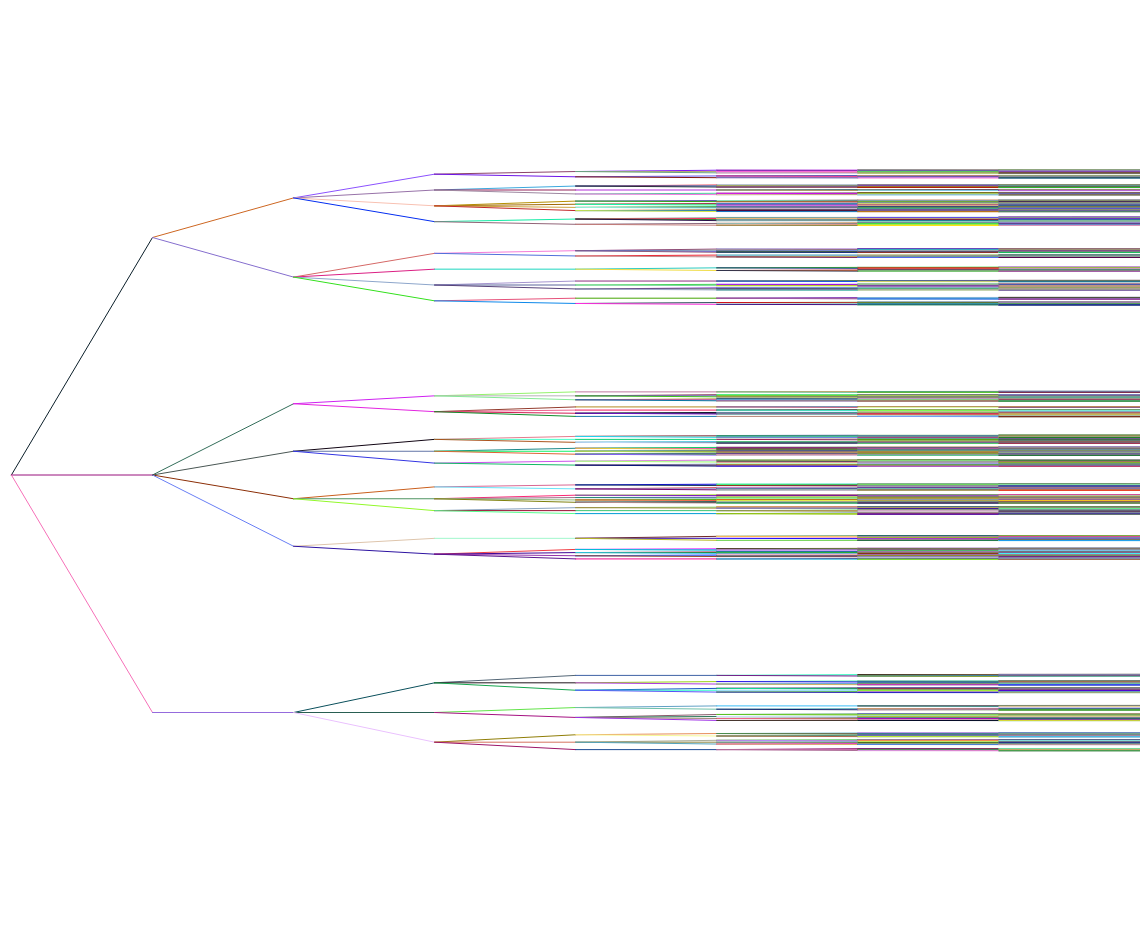
Frame 1 (no input)
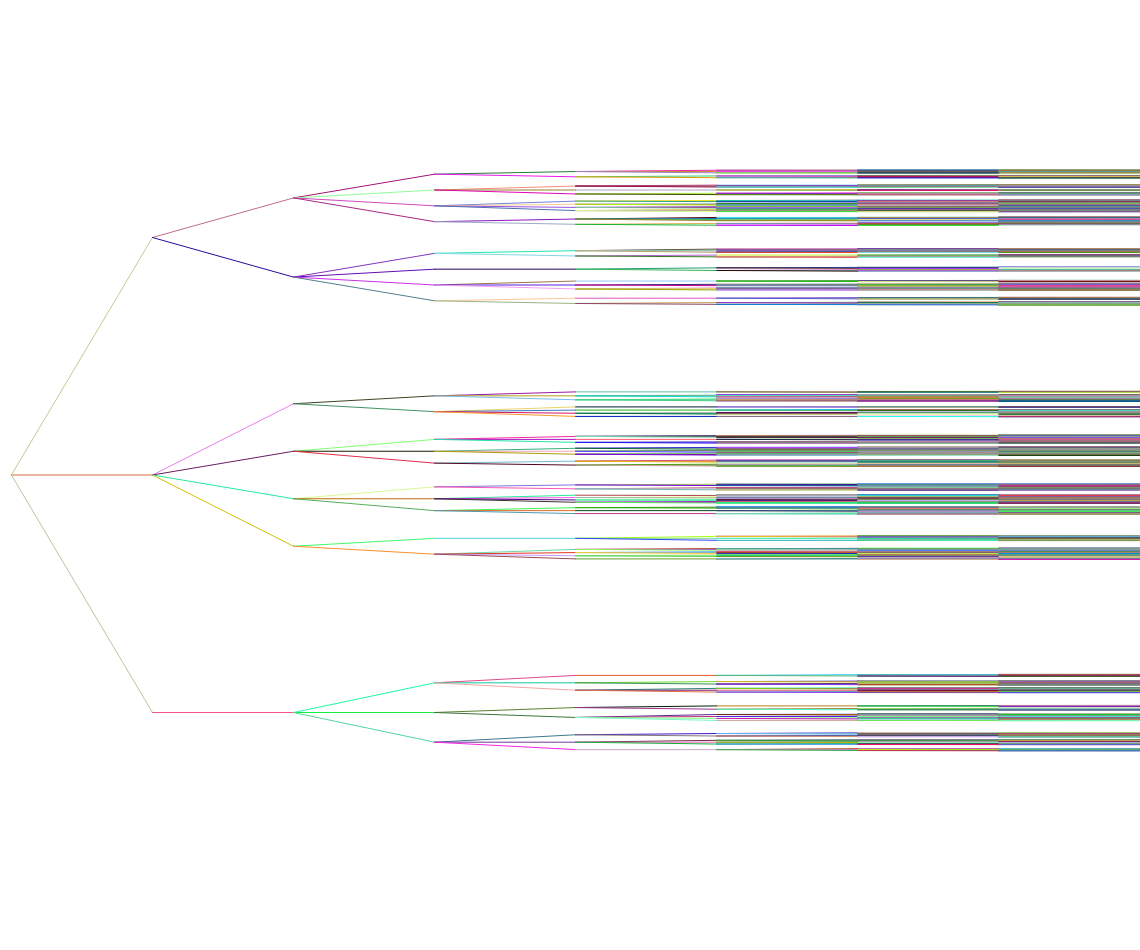
Frame 2 (the mouse pressed at the canvas centre, redrawn once)

The p5.js sketch that drew these frames (run headless with seeded random() and noise() and a simulated clock; the mouse was pressed at the canvas centre and the sketch redrawn once):

// p5.js sketch
// ── sketch.js
function randfloat(min, max) {
    return Math.random() * (max - min) + min;
}

function randint(min, max) {
    return Math.round(randfloat(min, max))
}

function randRGB() {
    return [randint(0,255), randint(0,255), randint(0,255)]
}

function k_stroke(colorArray) {
    stroke(colorArray[0], colorArray[1], colorArray[2])
}

function k_fill(colorArray) {
    fill(colorArray[0], colorArray[1], colorArray[2])
}

function k_point(vec) {
    point(vec[0], vec[1])
}

function k_line(vec1, vec2) {
    line(vec1[0], vec1[1], vec2[0], vec2[1])
}

function k_circle(centre, radius) {
    circle(centre[0], centre[1], 2 * radius)
}

function recursiveBinaryTree(n) {
    if(n <= 1) {
        return [[], [], "leaf"]
    } else {
        return [recursiveBinaryTree(n - 1), recursiveBinaryTree(n -1), "middle"]
    }
}

let normalTree = (depth, mean, variance) => {
    if(depth <= 1) {
        let childNode = {
            "children": [],
            "height": depth
        }
        return childNode
    } else {
        let children = []
        let n_children = abs(randomGaussian(mean, variance))
        //console.log(n_children)
        for(var i = 0; i < n_children; i++) {
            //console.log("A at depth " + depth + " and i = " + i)
            var newDepth = depth - 1
            var newMean = mean
            var newVariance = variance
            children.push(normalTree(newDepth, newMean, newVariance))
            //console.log("B at depth " + depth + " and i = " + i)
        }
        let node = {
            "children": children,
            "height": depth
        }
        return node
    }
}

function colorVariant() {
    new_hue = (hue + randomGaussian(0, 10)) % 100
    new_saturation = 100 
    new_brigthness = 100
    return [new_hue, new_saturation, new_brigthness]
}

let canvWidth = window.innerWidth * 0.95
let canvHeight = window.innerHeight * 0.95
let maxRadius = null
let middle = null

let treeDepth = randint(4, 10)
let mean_n_children = 2
let variance_n_children = 1

let hue = randfloat(10, 90)
let title = 'Erdős–Rényi'

let tree = []
let xOffset = canvWidth * 0.01
let deltax = (canvWidth - (xOffset)) / (treeDepth - 1)

function setup() {
    createCanvas(canvWidth, canvHeight)
    //colorMode(HSB, 100)
    maxRadius = min(canvWidth, canvHeight) * 0.45
    middle = [canvWidth / 2, canvHeight / 2]
    strokeWeight(3)
    noLoop()
    //noStroke()
    tree = normalTree(treeDepth, mean_n_children, variance_n_children)
    frameRate(10)
}

let traverseTree = (tree, beginning, end, previousNode) => {
    console.log("Called traverse with " + beginning + "-" + end)
    var x = (treeDepth - tree.height) + 1
    console.log("Traversal at " + x + " ")
    for(var i = 0; i < tree.children.length; i++) {
        k_stroke(randRGB())
        strokeWeight(20)
        var myX = xOffset + deltax * x
        var myY = beginning + (i + 1) * (end - beginning) / (tree.children.length + 1)
        var myPoint = [myX, myY]
        //k_point(myPoint)
        strokeWeight(1)
        k_line(previousNode, myPoint)
        var cuttoffY2 = beginning + 0.5 * ((i + 1) * (end - beginning) / (tree.children.length + 1) + (i + 1 + 1) * (end - beginning) / (tree.children.length + 1))
        var cuttoffY1 = beginning + 0.5 * ((i + 1) * (end - beginning) / (tree.children.length + 1) + (i - 1 + 1) * (end - beginning) / (tree.children.length + 1))
        //stroke(255, 0, 0)
        //strokeWeight(10)
        //point(xOffset + deltax * x, cuttoffY1)
        //point(xOffset + deltax * x, cuttoffY2)
        console.log("Calling traverse with " + cuttoffY1 + "-" + cuttoffY2)
        traverseTree(tree.children[i], cuttoffY1, cuttoffY2, myPoint)
    }
    return 1;
}

function draw() {
    clear()

    line(0, )
/*
    for(let i = 0; i < treeDepth + 1; i++) {
        line(xOffset + deltax * i, 0, xOffset + deltax * i, canvHeight)
    }
*/
    strokeWeight(10)
    adam = [xOffset, canvHeight / 2]
    //k_point(adam)
    traverseTree(tree, 0, canvHeight, adam)

    /*
    n_circles = 6
    prev_peri_points = []
    peri_points = []
    n_peri_points = 10
    for(i = 1; i < n_circles; i++) {
        //k_fill(colorVariant())
        radius = maxRadius * i / n_circles
        //strokeWeight(1)
        //k_circle(middle, radius)

        prev_peri_points = peri_points
        peri_points = []
        
        thetas = []
        for(j = 0; j < n_peri_points; j++) {
            theta = randfloat(0, 2*Math.PI)
            thetas.push(theta)
        }
        thetas.sort(function(a, b){return b-a});
        console.log(thetas)
        for (j = 0; j < thetas.length; j++) {
            theta = thetas[j]
            x = middle[0] + radius * Math.cos(theta)
            y = middle[1] + radius * Math.sin(theta)
            strokeWeight(4)
            point(x, y)
            peri_points.push([x,y])
            if(i == 1) {
                line(middle[0], middle[1], x, y)
            } else {
                line(prev_peri_points[j][0], prev_peri_points[j][1], x, y)
            }
        }
    }

    */
    //strokeWeight(10)
    //stroke(100, 100, 100)
    //point(middle)
    //k_point(middle)
}
